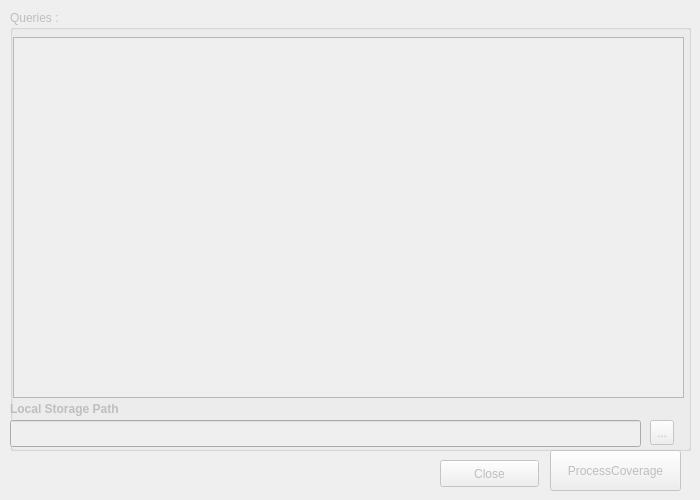
   <widget class="QWidget" name="tab_PC">
    <property name="enabled">
     <bool>false</bool>
    </property>
    <attribute name="title">
     <string>Process Coverage</string>
    </attribute>
    <widget class="QGroupBox" name="groupBox_2">
     <property name="geometry">
      <rect>
       <x>10</x>
       <y>10</y>
       <width>681</width>
       <height>441</height>
      </rect>
     </property>
     <property name="title">
      <string>Queries : </string>
     </property>
     <widget class="QPlainTextEdit" name="plainTextEdit_PC">
      <property name="geometry">
       <rect>
        <x>3</x>
        <y>27</y>
        <width>671</width>
        <height>361</height>
       </rect>
      </property>
     </widget>
     <widget class="QLabel" name="label_3">
      <property name="geometry">
       <rect>
        <x>0</x>
        <y>390</y>
        <width>411</width>
        <height>17</height>
       </rect>
      </property>
      <property name="font">
       <font>
        <weight>75</weight>
        <bold>true</bold>
       </font>
      </property>
      <property name="text">
       <string>Local Storage Path</string>
      </property>
     </widget>
     <widget class="QLineEdit" name="lineEdit_path">
      <property name="geometry">
       <rect>
        <x>0</x>
        <y>410</y>
        <width>631</width>
        <height>27</height>
       </rect>
      </property>
     </widget>
     <widget class="QToolButton" name="toolButton_path">
      <property name="geometry">
       <rect>
        <x>640</x>
        <y>410</y>
        <width>24</width>
        <height>25</height>
       </rect>
      </property>
      <property name="text">
       <string>...</string>
      </property>
     </widget>
    </widget>
    <widget class="QPushButton" name="pushButton_PC">
     <property name="geometry">
      <rect>
       <x>550</x>
       <y>450</y>
       <width>131</width>
       <height>41</height>
      </rect>
     </property>
     <property name="text">
      <string>ProcessCoverage</string>
     </property>
    </widget>
    <widget class="QPushButton" name="btnClose_PC">
     <property name="geometry">
      <rect>
       <x>440</x>
       <y>460</y>
       <width>99</width>
       <height>27</height>
      </rect>
     </property>
     <property name="text">
      <string>Close</string>
     </property>
    </widget>
   </widget>
